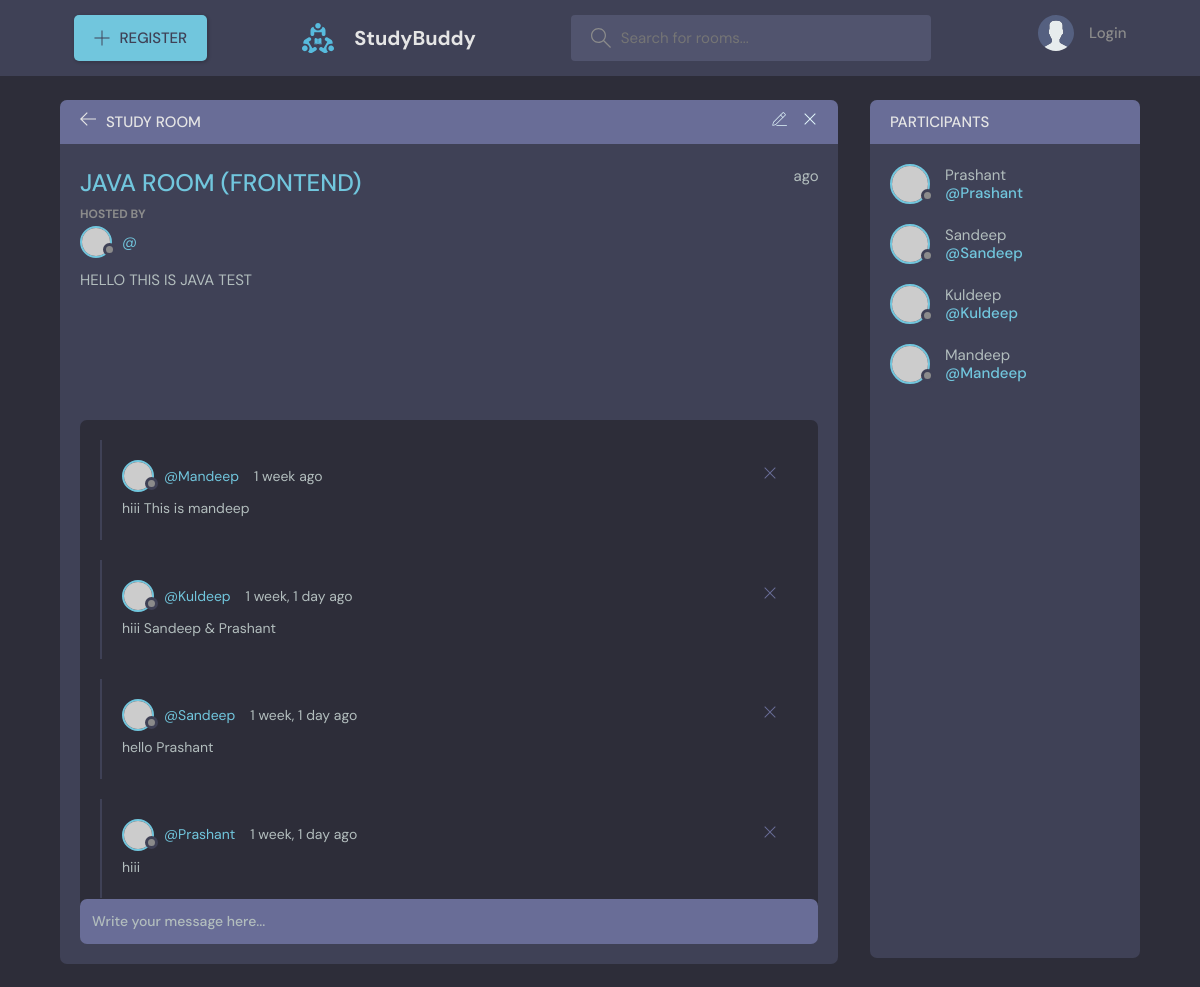
The page /room/34 on the database its author committed.
### base/models.py (models this page shows, shortened)
class Room(models.Model):
    host=models.ForeignKey(User,on_delete=models.SET_NULL , null=True)
    name=models.CharField(max_length=20)
    topic=models.ForeignKey(Topic ,on_delete=models.CASCADE,null=True)
    participant=models.ManyToManyField(User , related_name="participant")
    description=models.TextField(null=True,blank=True)
    created_at=models.DateTimeField(auto_now_add=True)
    updated_at=models.DateTimeField(auto_now=True)
    class Meta:
        ordering=['-updated_at','created_at']

class Message(models.Model):
    user=models.ForeignKey(User,on_delete=models.CASCADE)
    room=models.ForeignKey(Room ,on_delete=models.CASCADE)
    body=models.TextField()
    created_at=models.DateTimeField(auto_now_add=True)
    updated_at=models.DateTimeField(auto_now=True)
    class Meta:
        ordering=['-updated_at','created_at']

### base/views.py (the view, shortened to what this page needs)
# urls.py: path('room/<str:pk>',room,name="room"),
def room(request,pk):
    rooms=Room.objects.get(id=pk)
    room_msg=rooms.message_set.all().order_by('-created_at')
    get_participants=rooms.participant.all()
    context={'rooms':rooms,'room_messages':room_msg ,'get_participants':get_participants,}
    return render(request ,'base/room.html',context)

### base/templates/base/room.html (shortened to what this page needs)
{% extends 'main.html' %}
{% block content %}
    <main class="profile-page layout layout--2">
      <div class="container">
        <div class="room">
          <div class="room__top">
            <div class="room__topLeft">
              <a href="{% url 'home' %}">
                <svg version="1.1" xmlns="http://www.w3.org/2000/svg" width="32" height="32" viewBox="0 0 32 32">
                  <title>arrow-left</title>
                  <path
                    d="M13.723 2.286l-13.723 13.714 13.719 13.714 1.616-1.611-10.96-10.96h27.625v-2.286h-27.625l10.965-10.965-1.616-1.607z"
                  ></path>
                </svg>
              </a>
              <h3>Study Room</h3>
            </div>
            <div class="room__topRight">
              <a href="#">
              </a>
              <a href="#">
                <svg version="1.1" xmlns="http://www.w3.org/2000/svg" width="32" height="32" viewBox="0 0 32 32">
                  <title>remove</title>
                  <path
                    d="M27.314 6.019l-1.333-1.333-9.98 9.981-9.981-9.981-1.333 1.333 9.981 9.981-9.981 9.98 1.333 1.333 9.981-9.98 9.98 9.98 1.333-1.333-9.98-9.98 9.98-9.981z"
                  ></path>
                </svg>
              </a>
            </div>
          </div>
          <div class="room__box scroll">
            <div class="room__header scroll">
              <div class="room__info">
                <h3>{{rooms.name}}</h3>
                <span>{{message.created_at|timesince}} ago</span>
              </div>
              <div class="room__hosted">
                <p>Hosted By</p>
                <a href="#" class="room__author">
                  <div class="avatar avatar--small">
                    <img src="https://randomuser.me/api/portraits/men/37.jpg" />
                  </div>
                  <span>@{{user.username}}</span>
                </a>
              </div>
              <div class="room__details">
                {{rooms.description}}
              </div>
            </div>
            <div class="room__conversation">
              <div class="threads scroll">
                {% for message in room_messages %}
                <div class="thread">
                  <div class="thread__top">
                    <div class="thread__author">
                      <a href="{% url 'User-Profile' user.id %}" class="thread__authorInfo">
                        <div class="avatar avatar--small">
                          <img src="https://randomuser.me/api/portraits/men/37.jpg" />
                        </div>
                        <span>@{{message.user}}</span>
                      </a>
                      <span class="thread__date">{{message.created_at|timesince}} ago</span>
                    </div>
                    <div class="thread__delete">
                      <svg version="1.1" xmlns="http://www.w3.org/2000/svg" width="32" height="32" viewBox="0 0 32 32">
                        <title>remove</title>
                        <path
                          d="M27.314 6.019l-1.333-1.333-9.98 9.981-9.981-9.981-1.333 1.333 9.981 9.981-9.981 9.98 1.333 1.333 9.981-9.98 9.98 9.98 1.333-1.333-9.98-9.98 9.98-9.981z"
                        ></path>
                      </svg>
                    </div>
                  </div>
                  <div class="thread__details">
                    {{message.body}}
                  </div>
                </div>
                {% endfor %}
              </div>
            </div>
          </div>
          <div class="room__message">
            <form action="" method="POST">
              <input type="text" name="body" placeholder="Write your message here..." />
            </form>
          </div>
        </div>
        <div class="participants">
          <h3 class="participants__top">Participants</h3>
          <div class="participants__list scroll">
            {% for user in get_participants %}
            <a href="profile.html" class="participant">
              <div class="avatar avatar--medium">
                <img src="https://randomuser.me/api/portraits/men/37.jpg" />
              </div>
              <p>
                {{user.username}}
                <span>@{{user.username}}</span>
              </p>
            </a>
            {% endfor %}
          </div>
        </div>
      </div>
    </main>
{% endblock %}

### rows shown on the page
Room: name "JAVA ROOM (FRONTEND)", description "HELLO THIS IS JAVA TEST"
Message: user "Mandeep", created_at "1 week", body "hiii This is mandeep"
Message: user "Kuldeep", created_at "1 week, 1 day", body "hiii Sandeep & Prashant"
Message: user "Sandeep", created_at "1 week, 1 day", body "hello Prashant"
Message: user "Prashant", created_at "1 week, 1 day", body "hiii"

### other values the page prints
{{ user.username }} "Prashant"
{{ user.username }} "Sandeep"
{{ user.username }} "Kuldeep"
{{ user.username }} "Mandeep"
